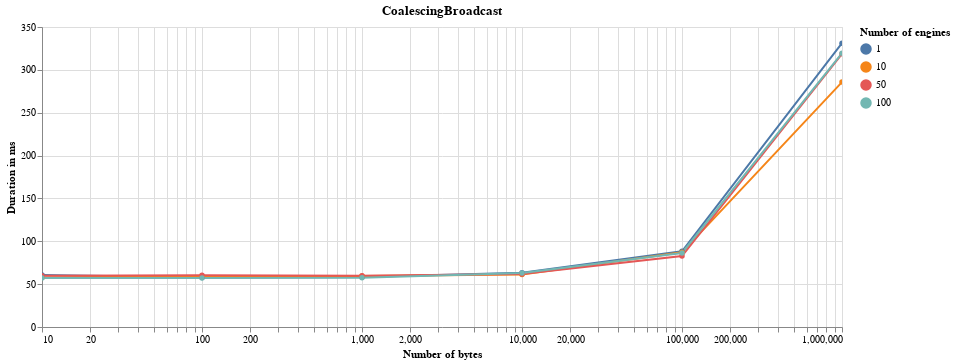
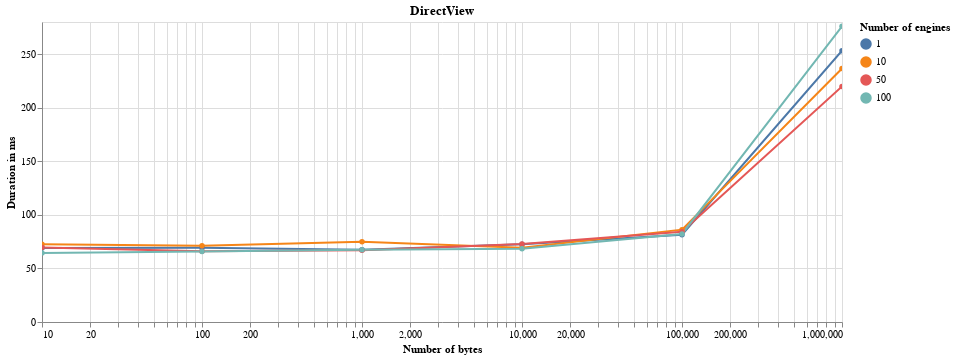
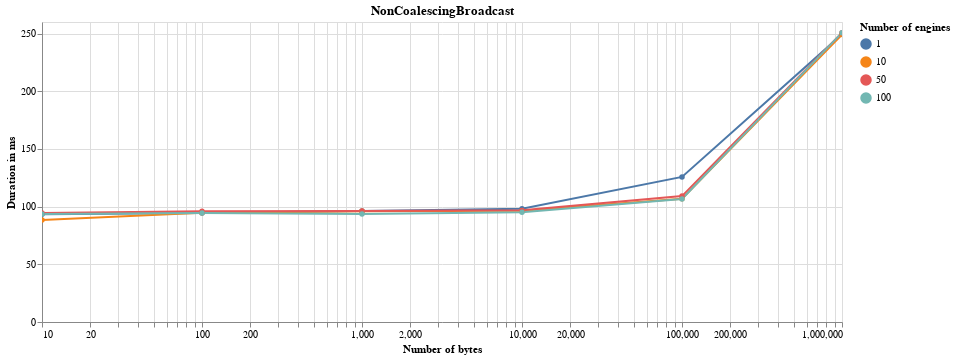
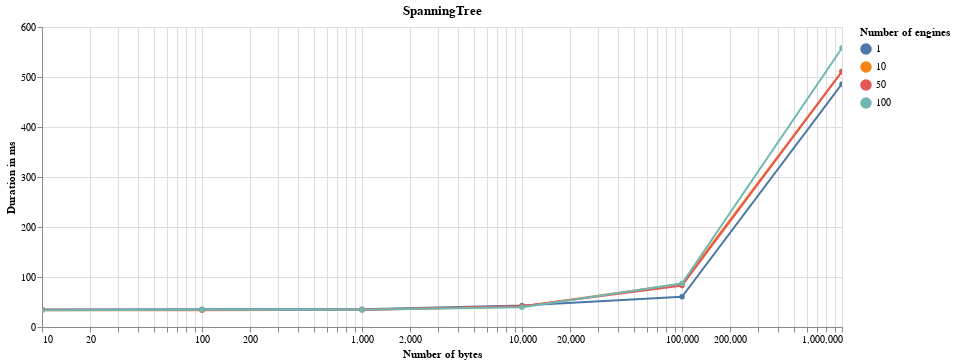

Notebook code cell kept with these figures, in order:
### Code cell
source
for delay, results_for_delay in source.items():
    display(Markdown(f'### Applying echo with a delay of {delay}:'))
    for scheduler_name, scheduler_results in results_for_delay.items():
        data = pd.DataFrame(scheduler_results)
        alt.Chart(data).mark_line(point=True).encode(
            alt.X(
                'Number of bytes',
                scale=alt.Scale(type='log')
            ),
            color='Number of engines:N',
            y='Duration in ms',
            tooltip='Duration in ms',
    
        ).properties(title=scheduler_name, width=800).interactive().display(renderer='svg')

### Figure 1 — Vega-Lite specification as saved in the notebook (floating-point values rounded to 4 significant figures)
{"$schema": "https://vega.github.io/schema/vega-lite/v3.4.0.json", "config": {"mark": {"tooltip": null}, "view": {"height": 300, "width": 400}}, "data": {"name": "data-23babfdf6f1c534d8de85d3012e5089f"}, "datasets": {"data-23babfdf6f1c534d8de85d3012e5089f": [{"Duration in ms": 60.6, "Number of bytes": 10, "Number of engines": 1}, {"Duration in ms": 57.63, "Number of bytes": 100, "Number of engines": 1}, {"Duration in ms": 58.38, "Number of bytes": 1000, "Number of engines": 1}, {"Duration in ms": 63.38, "Number of bytes": 10000, "Number of engines": 1}, {"Duration in ms": 88.25, "Number of bytes": 100000, "Number of engines": 1}, {"Duration in ms": 331.1, "Number of bytes": 1000000, "Number of engines": 1}, {"Duration in ms": 57.76, "Number of bytes": 10, "Number of engines": 10}, {"Duration in ms": 59.09, "Number of bytes": 100, "Number of engines": 10}, {"Duration in ms": 59.62, "Number of bytes": 1000, "Number of engines": 10}, {"Duration in ms": 61.12, "Number of bytes": 10000, "Number of engines": 10}, {"Duration in ms": 87.08, "Number of bytes": 100000, "Number of engines": 10}, {"Duration in ms": 285.7, "Number of bytes": 1000000, "Number of engines": 10}, {"Duration in ms": 59.66, "Number of bytes": 10, "Number of engines": 50}, {"Duration in ms": 60.38, "Number of bytes": 100, "Number of engines": 50}, {"Duration in ms": 59.8, "Number of bytes": 1000, "Number of engines": 50}, {"Duration in ms": 61.83, "Number of bytes": 10000, "Number of engines": 50}, {"Duration in ms": 82.82, "Number of bytes": 100000, "Number of engines": 50}, {"Duration in ms": 318.7, "Number of bytes": 1000000, "Number of engines": 50}, {"Duration in ms": 57.24, "Number of bytes": 10, "Number of engines": 100}, {"Duration in ms": 57.21, "Number of bytes": 100, "Number of engines": 100}, {"Duration in ms": 57.42, "Number of bytes": 1000, "Number of engines": 100}, {"Duration in ms": 62.89, "Number of bytes": 10000, "Number of engines": 100}, {"Duration in ms": 86.34, "Number of bytes": 100000, "Number of engines": 100}, {"Duration in ms": 319.5, "Number of bytes": 1000000, "Number of engines": 100}]}, "encoding": {"color": {"field": "Number of engines", "type": "nominal"}, "tooltip": {"field": "Duration in ms", "type": "quantitative"}, "x": {"field": "Number of bytes", "scale": {"type": "log"}, "type": "quantitative"}, "y": {"field": "Duration in ms", "type": "quantitative"}}, "mark": {"point": true, "type": "line"}, "selection": {"selector001": {"bind": "scales", "encodings": ["x", "y"], "type": "interval"}}, "title": "CoalescingBroadcast", "width": 800}

### Figure 2 — Vega-Lite specification as saved in the notebook (floating-point values rounded to 4 significant figures)
{"$schema": "https://vega.github.io/schema/vega-lite/v3.4.0.json", "config": {"mark": {"tooltip": null}, "view": {"height": 300, "width": 400}}, "data": {"name": "data-d435c1115c4a828b77654c9484e9a179"}, "datasets": {"data-d435c1115c4a828b77654c9484e9a179": [{"Duration in ms": 69.17, "Number of bytes": 10, "Number of engines": 1}, {"Duration in ms": 69.31, "Number of bytes": 100, "Number of engines": 1}, {"Duration in ms": 67.39, "Number of bytes": 1000, "Number of engines": 1}, {"Duration in ms": 72.67, "Number of bytes": 10000, "Number of engines": 1}, {"Duration in ms": 81.52, "Number of bytes": 100000, "Number of engines": 1}, {"Duration in ms": 253.2, "Number of bytes": 1000000, "Number of engines": 1}, {"Duration in ms": 72.66, "Number of bytes": 10, "Number of engines": 10}, {"Duration in ms": 71.12, "Number of bytes": 100, "Number of engines": 10}, {"Duration in ms": 74.95, "Number of bytes": 1000, "Number of engines": 10}, {"Duration in ms": 69.26, "Number of bytes": 10000, "Number of engines": 10}, {"Duration in ms": 86.19, "Number of bytes": 100000, "Number of engines": 10}, {"Duration in ms": 236.5, "Number of bytes": 1000000, "Number of engines": 10}, {"Duration in ms": 69.59, "Number of bytes": 10, "Number of engines": 50}, {"Duration in ms": 66.03, "Number of bytes": 100, "Number of engines": 50}, {"Duration in ms": 66.97, "Number of bytes": 1000, "Number of engines": 50}, {"Duration in ms": 72.72, "Number of bytes": 10000, "Number of engines": 50}, {"Duration in ms": 84.2, "Number of bytes": 100000, "Number of engines": 50}, {"Duration in ms": 219.8, "Number of bytes": 1000000, "Number of engines": 50}, {"Duration in ms": 64.51, "Number of bytes": 10, "Number of engines": 100}, {"Duration in ms": 65.83, "Number of bytes": 100, "Number of engines": 100}, {"Duration in ms": 67.39, "Number of bytes": 1000, "Number of engines": 100}, {"Duration in ms": 68.47, "Number of bytes": 10000, "Number of engines": 100}, {"Duration in ms": 82.16, "Number of bytes": 100000, "Number of engines": 100}, {"Duration in ms": 276.0, "Number of bytes": 1000000, "Number of engines": 100}]}, "encoding": {"color": {"field": "Number of engines", "type": "nominal"}, "tooltip": {"field": "Duration in ms", "type": "quantitative"}, "x": {"field": "Number of bytes", "scale": {"type": "log"}, "type": "quantitative"}, "y": {"field": "Duration in ms", "type": "quantitative"}}, "mark": {"point": true, "type": "line"}, "selection": {"selector002": {"bind": "scales", "encodings": ["x", "y"], "type": "interval"}}, "title": "DirectView", "width": 800}

### Figure 3 — Vega-Lite specification as saved in the notebook (floating-point values rounded to 4 significant figures)
{"$schema": "https://vega.github.io/schema/vega-lite/v3.4.0.json", "config": {"mark": {"tooltip": null}, "view": {"height": 300, "width": 400}}, "data": {"name": "data-3cb84e1c61964cceee18e9f1ffd0841b"}, "datasets": {"data-3cb84e1c61964cceee18e9f1ffd0841b": [{"Duration in ms": 93.38, "Number of bytes": 10, "Number of engines": 1}, {"Duration in ms": 94.53, "Number of bytes": 100, "Number of engines": 1}, {"Duration in ms": 96.29, "Number of bytes": 1000, "Number of engines": 1}, {"Duration in ms": 98.06, "Number of bytes": 10000, "Number of engines": 1}, {"Duration in ms": 125.8, "Number of bytes": 100000, "Number of engines": 1}, {"Duration in ms": 249.3, "Number of bytes": 1000000, "Number of engines": 1}, {"Duration in ms": 88.4, "Number of bytes": 10, "Number of engines": 10}, {"Duration in ms": 94.59, "Number of bytes": 100, "Number of engines": 10}, {"Duration in ms": 95.97, "Number of bytes": 1000, "Number of engines": 10}, {"Duration in ms": 96.33, "Number of bytes": 10000, "Number of engines": 10}, {"Duration in ms": 106.9, "Number of bytes": 100000, "Number of engines": 10}, {"Duration in ms": 249.1, "Number of bytes": 1000000, "Number of engines": 10}, {"Duration in ms": 94.55, "Number of bytes": 10, "Number of engines": 50}, {"Duration in ms": 96.08, "Number of bytes": 100, "Number of engines": 50}, {"Duration in ms": 96.13, "Number of bytes": 1000, "Number of engines": 50}, {"Duration in ms": 96.75, "Number of bytes": 10000, "Number of engines": 50}, {"Duration in ms": 109.1, "Number of bytes": 100000, "Number of engines": 50}, {"Duration in ms": 250.7, "Number of bytes": 1000000, "Number of engines": 50}, {"Duration in ms": 93.65, "Number of bytes": 10, "Number of engines": 100}, {"Duration in ms": 94.53, "Number of bytes": 100, "Number of engines": 100}, {"Duration in ms": 93.55, "Number of bytes": 1000, "Number of engines": 100}, {"Duration in ms": 95.05, "Number of bytes": 10000, "Number of engines": 100}, {"Duration in ms": 106.6, "Number of bytes": 100000, "Number of engines": 100}, {"Duration in ms": 250.8, "Number of bytes": 1000000, "Number of engines": 100}]}, "encoding": {"color": {"field": "Number of engines", "type": "nominal"}, "tooltip": {"field": "Duration in ms", "type": "quantitative"}, "x": {"field": "Number of bytes", "scale": {"type": "log"}, "type": "quantitative"}, "y": {"field": "Duration in ms", "type": "quantitative"}}, "mark": {"point": true, "type": "line"}, "selection": {"selector003": {"bind": "scales", "encodings": ["x", "y"], "type": "interval"}}, "title": "NonCoalescingBroadcast", "width": 800}

### Figure 4 — Vega-Lite specification as saved in the notebook (floating-point values rounded to 4 significant figures)
{"$schema": "https://vega.github.io/schema/vega-lite/v3.4.0.json", "config": {"mark": {"tooltip": null}, "view": {"height": 300, "width": 400}}, "data": {"name": "data-0462eec6f11d9e49eca6a07dfc0d7ec9"}, "datasets": {"data-0462eec6f11d9e49eca6a07dfc0d7ec9": [{"Duration in ms": 35.22, "Number of bytes": 10, "Number of engines": 1}, {"Duration in ms": 35.32, "Number of bytes": 100, "Number of engines": 1}, {"Duration in ms": 35.39, "Number of bytes": 1000, "Number of engines": 1}, {"Duration in ms": 42.78, "Number of bytes": 10000, "Number of engines": 1}, {"Duration in ms": 60.34, "Number of bytes": 100000, "Number of engines": 1}, {"Duration in ms": 486.1, "Number of bytes": 1000000, "Number of engines": 1}, {"Duration in ms": 33.62, "Number of bytes": 10, "Number of engines": 10}, {"Duration in ms": 33.72, "Number of bytes": 100, "Number of engines": 10}, {"Duration in ms": 34.66, "Number of bytes": 1000, "Number of engines": 10}, {"Duration in ms": 41.03, "Number of bytes": 10000, "Number of engines": 10}, {"Duration in ms": 86.73, "Number of bytes": 100000, "Number of engines": 10}, {"Duration in ms": 511.4, "Number of bytes": 1000000, "Number of engines": 10}, {"Duration in ms": 34.32, "Number of bytes": 10, "Number of engines": 50}, {"Duration in ms": 34.1, "Number of bytes": 100, "Number of engines": 50}, {"Duration in ms": 34.23, "Number of bytes": 1000, "Number of engines": 50}, {"Duration in ms": 41.35, "Number of bytes": 10000, "Number of engines": 50}, {"Duration in ms": 83.04, "Number of bytes": 100000, "Number of engines": 50}, {"Duration in ms": 510.7, "Number of bytes": 1000000, "Number of engines": 50}, {"Duration in ms": 33.65, "Number of bytes": 10, "Number of engines": 100}, {"Duration in ms": 34.29, "Number of bytes": 100, "Number of engines": 100}, {"Duration in ms": 34.66, "Number of bytes": 1000, "Number of engines": 100}, {"Duration in ms": 39.67, "Number of bytes": 10000, "Number of engines": 100}, {"Duration in ms": 86.93, "Number of bytes": 100000, "Number of engines": 100}, {"Duration in ms": 557.9, "Number of bytes": 1000000, "Number of engines": 100}]}, "encoding": {"color": {"field": "Number of engines", "type": "nominal"}, "tooltip": {"field": "Duration in ms", "type": "quantitative"}, "x": {"field": "Number of bytes", "scale": {"type": "log"}, "type": "quantitative"}, "y": {"field": "Duration in ms", "type": "quantitative"}}, "mark": {"point": true, "type": "line"}, "selection": {"selector004": {"bind": "scales", "encodings": ["x", "y"], "type": "interval"}}, "title": "SpanningTree", "width": 800}
